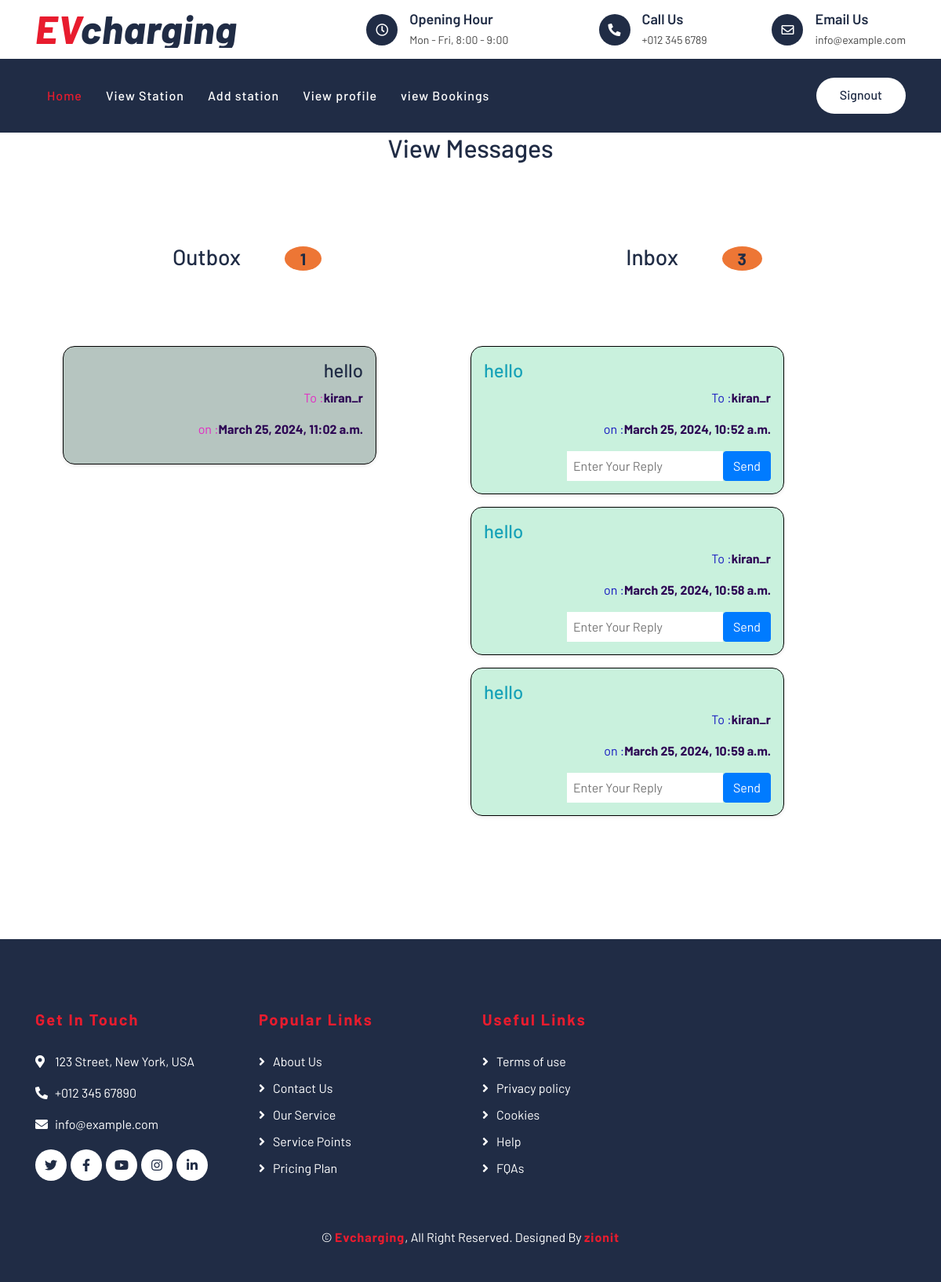
The page /view_company_messages/ (signed in) on the database its author committed.
### users_app/models.py (models this page shows)
class Message(models.Model):
    user=models.ForeignKey(User,on_delete=models.CASCADE,null=True,blank=True)
    station=models.ForeignKey(StationProfile,on_delete=models.CASCADE,null=True,blank=True)
    added_Date = models.DateTimeField(auto_now=True)
    message = models.CharField(max_length=200,null=True,blank=True)
    reply = models.BooleanField(default=False)

### station_app/views.py (the view)
# urls.py: path('view_company_messages/', views.view_company_messages, name="view_company_messages"),
def view_company_messages(request):
    station = get_object_or_404(StationProfile, user=request.user)
    user_messages = Message.objects.filter(station=station, reply=False)
    reply_messages = Message.objects.filter(station=station, reply=True)
    user_messages_count = user_messages.count()
    reply_messages_count = reply_messages.count()
    return render(request, "station/view-messages.html", {
        "user_messages": user_messages,
        "reply_messages": reply_messages,
        "user_messages_count": user_messages_count,
        "reply_messages_count": reply_messages_count
    })

### templates/station/view-messages.html (shortened to what this page needs)
{% extends "station/details.html" %}
{% load static %}
{% block content %}
<h2 class="title-subhny mb-2 text-center">View Messages </h2>
<section class="w3l-bottom-grids-6 py-5" id="services">
    <div class="container py-lg-5 py-md-4 py-2">
        <div class="row">
            <div class="col-6">
                <h3 class="text-center"><span>Outbox</span> <span class="badge"> {{reply_messages_count}} </span></h3>
                {% if reply_messages_count == 0 %}
                <h3><span>No Outbox Messages Found</span> </h3>
                {% else %}
                <div class="grids-area-hny main-cont-wthree-fea row pt-5 mt-5">
                    {% for v in reply_messages %}
                    <div class="col-12  mb-3 shadow-sm p-3 outbox-card">
                        <div class="d-flex align-items-center justify-content-between">
                            <h4>{{v.message}}</h4>
                        </div>
                        <div class="text-right">
                            <p style="color: rgb(226, 43, 195);">To :<span class="font-weight-bold" style="color: rgb(44, 3, 83);">{{v.user.username }} </span></p>
                            <p style="color: rgb(226, 43, 195);">on :<span class="font-weight-bold" style="color: rgb(44, 3, 83);">{{v.added_Date}} </span></p>
                        </div>
                    </div>
                    {% endfor %}
                </div>
                {% endif %}
            </div>
            <div class="col-6">
                {% if user_messages_count == 0 %}
                <h3><span>No Inbox Messages Found</span></h3>
                {% else %}
                <h3 class="text-center"><span>Inbox </span><span class="badge"> {{user_messages_count}}
                    </span> </h3>
                <div class="grids-area-hny main-cont-wthree-fea row pt-5 mt-5">
                    {% for v in user_messages %}
                    <div class="col-12 mb-3 shadow-sm p-3 inbox-card">
                        <div class="d-flex align-items-center justify-content-between">
                            <h4><a href="#feature" class="title-head fw-bold text-info">{{v.message}}</a></h4>
                        </div>
                        <div class="text-right">
                            <p style="color: rgb(21, 24, 192);">To :<span class="font-weight-bold" style="color: rgb(44, 3, 83);">{{v.user.username}} </span></p>
                            <p style="color: rgb(21, 24, 192);">on :<span class="font-weight-bold" style="color: rgb(44, 3, 83);">{{v.added_Date}} </span></p>
                        </div>
                        <form method="post" action="{% url 'reply_message' v.user.id %}"
                            class="d-flex justify-content-end mt-3">
                            <input type="text" class="border-0 px-2 " placeholder="Enter Your Reply" name="message"
                                required>
                            <button class="btn btn-primary">Send</button>
                        </form>
                    </div>
                    {% endfor %}
                </div>
                {% endif %}
            </div>
        </div>
    </div>
</section>
{%endblock%}

### static/css/style.css (style rules this page uses)
body { color: #444444; font-weight: 400; background: #ffffff; font-family: 'Barlow', sans-serif; }
h1, h2, h3, h4, h5, h6 { color: #202C45; }
a { color: #202C45; transition: .3s; }

### templates/station/view-messages.html (style rules this page uses)
.inbox-card { background: linear-gradient(to right, #c9f1dd, #c9f1dd); border-radius: 15px; max-width: 400px; border: 1px solid black; }
.outbox-card { background: linear-gradient(to right,#b6c5c0,#b6c5c0); color: rgb(4, 48, 88); border-radius: 15px; max-width: 400px; margin-left: 50px; border: 1px solid black; }
.badge { border-radius: 50%; background: rgb(237, 118, 53); padding: 5px 20px; margin-left: 50px; }

### rows shown on the page
Message: message "hello", user.username "kiran_r", added_Date "March 25, 2024, 11:02 a.m."
Message: message "hello", user.username "kiran_r", added_Date "March 25, 2024, 10:52 a.m."
Message: message "hello", user.username "kiran_r", added_Date "March 25, 2024, 10:58 a.m."
Message: message "hello", user.username "kiran_r", added_Date "March 25, 2024, 10:59 a.m."

### other values the page prints
{{ reply_messages_count }} "1"
{{ user_messages_count }} "3"
